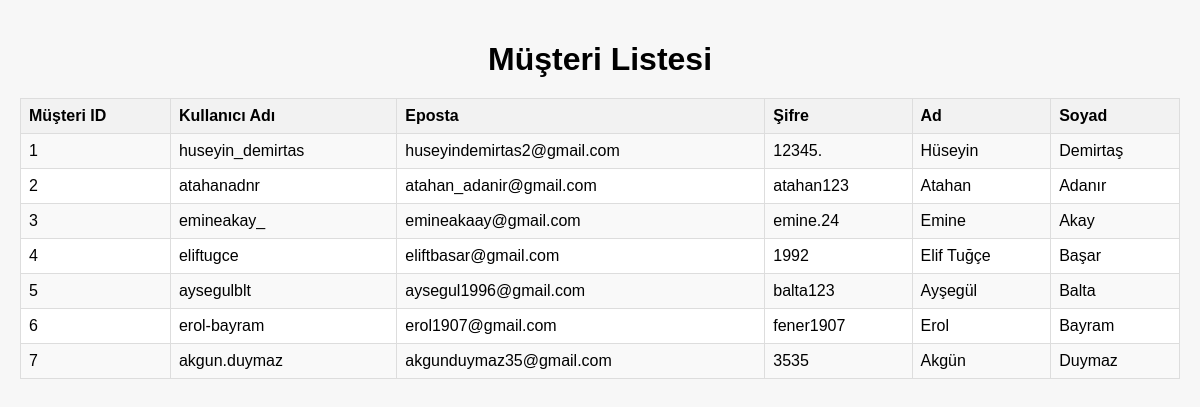
The app's page /kullanicilar.php with its own data.
### tables this page shows
CREATE TABLE `kullanicilar` (
  `kullanici_id` int(11) NOT NULL,
  `kullanici_adi` varchar(250) NOT NULL,
  `eposta` varchar(250) NOT NULL,
  `sifre` varchar(250) NOT NULL,
  `ad` varchar(250) NOT NULL,
  `soyad` varchar(250) NOT NULL
);

### kullanicilar.php (the view, shortened to what this page needs)
<!DOCTYPE html>
<html>
<head>
</head>
<body>
    <h1>Müşteri Listesi</h1>
    <?php
   $servername = "localhost";
   $username = "zumra";
   $password = "12345";
   $dbname = "arackiralama";
   $conn = new mysqli($servername, $username, $password, $dbname);
   $sql = "SELECT * FROM kullanicilar";
   $result = $conn->query($sql);
    ?>
    <table>
        <tr>
            <th>Müşteri ID</th>
            <th>Kullanıcı Adı</th>
            <th>Eposta</th>
            <th>Şifre</th>
            <th>Ad</th>
            <th>Soyad</th>
        </tr>
        <?php
        if ($result->num_rows > 0) {
            while ($row = $result->fetch_assoc()) {
                echo "<tr>";
                echo "<td>" . $row["kullanici_id"] . "</td>";
                echo "<td>" . $row["kullanici_adi"] . "</td>";
                echo "<td>" . $row["eposta"] . "</td>";
                echo "<td>" . $row["sifre"] . "</td>";
                echo "<td>" . $row["ad"] . "</td>";
                echo "<td>" . $row["soyad"] . "</td>";
                echo "</tr>";
            }
        } else {
            echo "<tr><td colspan='5'>Tabloda veri bulunmamaktadır.</td></tr>";
        }
        ?>
    </table>
</body>
</html>

### kullanicilar.php (style rules this page uses)
body { font-family: Arial, sans-serif; margin: 0; padding: 20px; background-color: #f7f7f7; }
h1 { text-align: center; margin-bottom: 20px; }
table { border-collapse: collapse; width: 100%; background-color: #fff; border: 1px solid #ddd; }
th, td { border: 1px solid #ddd; padding: 8px; text-align: left; }
th { background-color: #f2f2f2; }
tr:nth-child(even) { background-color: #f9f9f9; }

### records on screen
kullanicilar: kullanici_id "1", kullanici_adi "huseyin_demirtas", eposta "huseyindemirtas2@gmail.com", sifre "12345.", ad "Hüseyin", soyad "Demirtaş"
kullanicilar: kullanici_id "2", kullanici_adi "atahanadnr", eposta "atahan_adanir@gmail.com", sifre "atahan123", ad "Atahan", soyad "Adanır"
kullanicilar: kullanici_id "3", kullanici_adi "emineakay_", eposta "emineakaay@gmail.com", sifre "emine.24", ad "Emine", soyad "Akay"
kullanicilar: kullanici_id "4", kullanici_adi "eliftugce", eposta "eliftbasar@gmail.com", sifre "1992", ad "Elif Tuğçe", soyad "Başar"
kullanicilar: kullanici_id "5", kullanici_adi "aysegulblt", eposta "aysegul1996@gmail.com", sifre "balta123", ad "Ayşegül", soyad "Balta"
kullanicilar: kullanici_id "6", kullanici_adi "erol-bayram", eposta "erol1907@gmail.com", sifre "fener1907", ad "Erol", soyad "Bayram"
kullanicilar: kullanici_id "7", kullanici_adi "akgun.duymaz", eposta "akgunduymaz35@gmail.com", sifre "3535", ad "Akgün", soyad "Duymaz"
